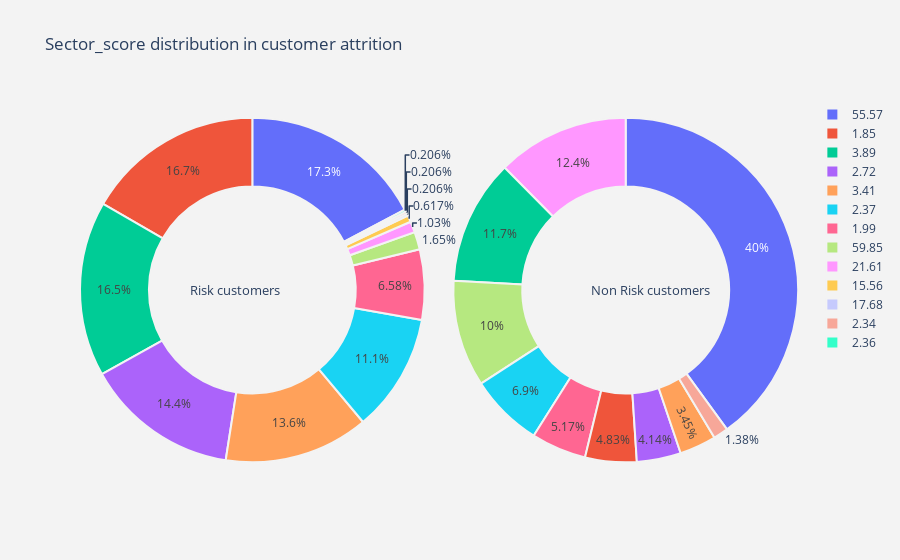
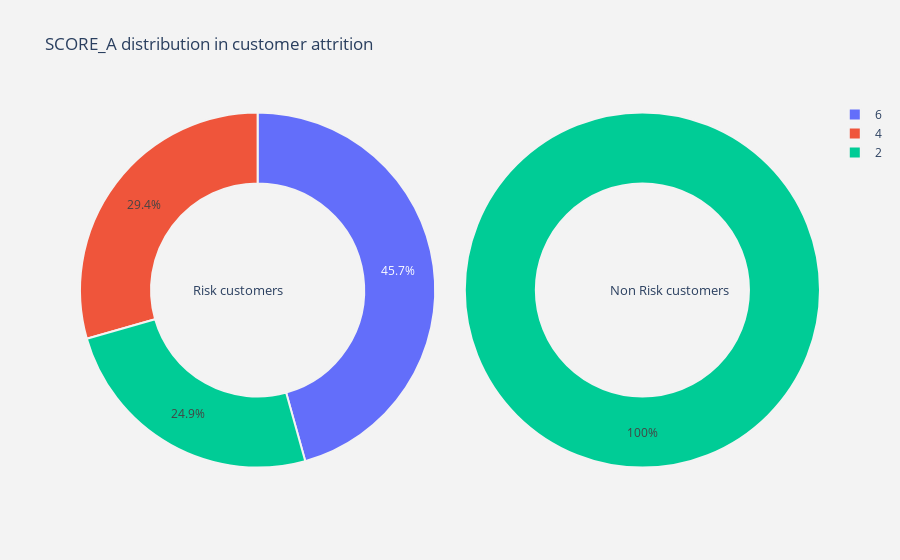
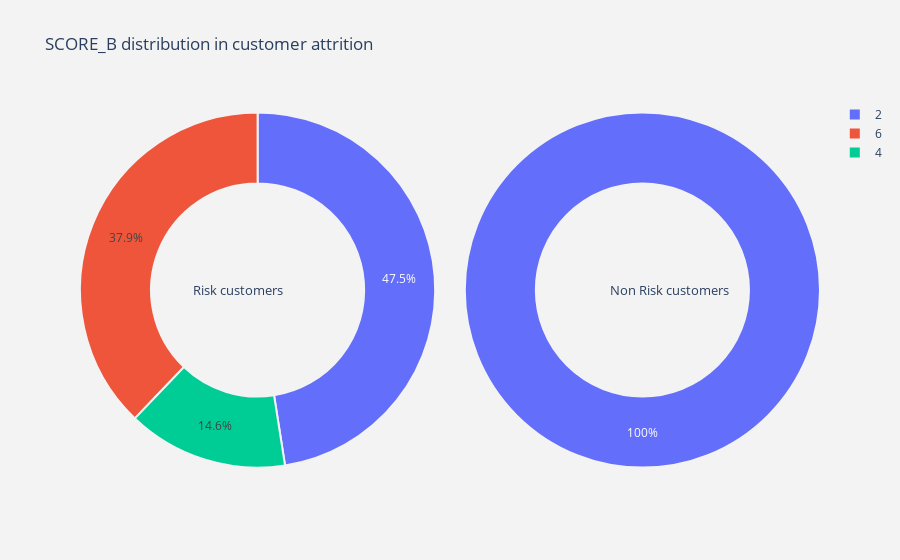
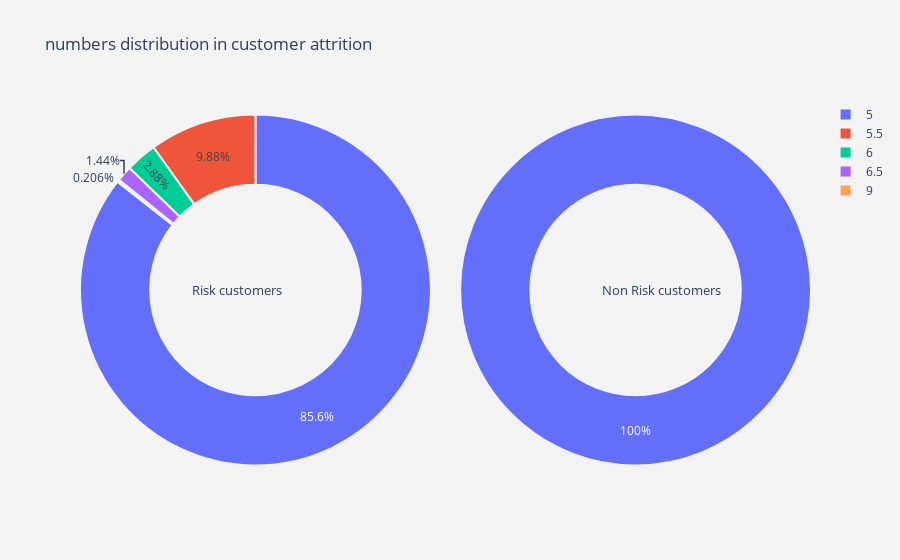

The code cell stored with these charts, in order, in its notebook:
### Code cell
#function  for pie plot for customer attrition types
def plot_pie(column) :
    
    trace1 = go.Pie(values  = churn[column].value_counts().values.tolist(),
                    labels  = churn[column].value_counts().keys().tolist(),
                    hoverinfo = "label+percent+name",
                    domain  = dict(x = [0,.48]),
                    name    = "Risk Customers",
                    marker  = dict(line = dict(width = 2,
                                               color = "rgb(243,243,243)")
                                  ),
                    hole    = .6
                   )
    trace2 = go.Pie(values  = not_churn[column].value_counts().values.tolist(),
                    labels  = not_churn[column].value_counts().keys().tolist(),
                    hoverinfo = "label+percent+name",
                    marker  = dict(line = dict(width = 2,
                                               color = "rgb(243,243,243)")
                                  ),
                    domain  = dict(x = [.52,1]),
                    hole    = .6,
                    name    = "Non Risk customers" 
                   )


    layout = go.Layout(dict(title = column + " distribution in customer attrition ",
                            plot_bgcolor  = "rgb(243,243,243)",
                            paper_bgcolor = "rgb(243,243,243)",
                            annotations = [dict(text = "Risk customers",
                                                font = dict(size = 13),
                                                showarrow = False,
                                                x = .15, y = .5),
                                           dict(text = "Non Risk customers",
                                                font = dict(size = 13),
                                                showarrow = False,
                                                x = .88,y = .5
                                               )
                                          ]
                           )
                      )
    data = [trace1,trace2]
    fig  = go.Figure(data = data,layout = layout)
    py.iplot(fig)

for i in cat_cols :
    plot_pie(i)

### Figure 1 — Plotly figure (JSON) as saved in the notebook; plotly's stock layout.template omitted (floating-point values rounded to 4 significant figures)
{"data": [{"domain": {"x": [0, 0.48]}, "hole": 0.6, "hoverinfo": "label+percent+name", "labels": [55.57, 1.85, 3.89, 2.72, 3.41, 2.37, 1.99, 59.85, 21.61, 15.56, 17.68, 2.34, 2.36], "marker": {"line": {"color": "rgb(243,243,243)", "width": 2}}, "name": "Risk Customers", "type": "pie", "values": [84, 81, 80, 70, 66, 54, 32, 8, 5, 3, 1, 1, 1]}, {"domain": {"x": [0.52, 1]}, "hole": 0.6, "hoverinfo": "label+percent+name", "labels": [55.57, 21.61, 3.89, 59.85, 2.37, 1.99, 1.85, 2.72, 3.41, 2.34], "marker": {"line": {"color": "rgb(243,243,243)", "width": 2}}, "name": "Non Risk customers", "type": "pie", "values": [116, 36, 34, 29, 20, 15, 14, 12, 10, 4]}], "layout": {"annotations": [{"font": {"size": 13}, "showarrow": false, "text": "Risk customers", "x": 0.15, "y": 0.5}, {"font": {"size": 13}, "showarrow": false, "text": "Non Risk customers", "x": 0.88, "y": 0.5}], "paper_bgcolor": "rgb(243,243,243)", "plot_bgcolor": "rgb(243,243,243)", "title": {"text": "Sector_score distribution in customer attrition "}}}

### Figure 2 — Plotly figure (JSON) as saved in the notebook; plotly's stock layout.template omitted (floating-point values rounded to 4 significant figures)
{"data": [{"domain": {"x": [0, 0.48]}, "hole": 0.6, "hoverinfo": "label+percent+name", "labels": [6, 4, 2], "marker": {"line": {"color": "rgb(243,243,243)", "width": 2}}, "name": "Risk Customers", "type": "pie", "values": [222, 143, 121]}, {"domain": {"x": [0.52, 1]}, "hole": 0.6, "hoverinfo": "label+percent+name", "labels": [2], "marker": {"line": {"color": "rgb(243,243,243)", "width": 2}}, "name": "Non Risk customers", "type": "pie", "values": [290]}], "layout": {"annotations": [{"font": {"size": 13}, "showarrow": false, "text": "Risk customers", "x": 0.15, "y": 0.5}, {"font": {"size": 13}, "showarrow": false, "text": "Non Risk customers", "x": 0.88, "y": 0.5}], "paper_bgcolor": "rgb(243,243,243)", "plot_bgcolor": "rgb(243,243,243)", "title": {"text": "SCORE_A distribution in customer attrition "}}}

### Figure 3 — Plotly figure (JSON) as saved in the notebook; plotly's stock layout.template omitted (floating-point values rounded to 4 significant figures)
{"data": [{"domain": {"x": [0, 0.48]}, "hole": 0.6, "hoverinfo": "label+percent+name", "labels": [2, 6, 4], "marker": {"line": {"color": "rgb(243,243,243)", "width": 2}}, "name": "Risk Customers", "type": "pie", "values": [231, 184, 71]}, {"domain": {"x": [0.52, 1]}, "hole": 0.6, "hoverinfo": "label+percent+name", "labels": [2], "marker": {"line": {"color": "rgb(243,243,243)", "width": 2}}, "name": "Non Risk customers", "type": "pie", "values": [290]}], "layout": {"annotations": [{"font": {"size": 13}, "showarrow": false, "text": "Risk customers", "x": 0.15, "y": 0.5}, {"font": {"size": 13}, "showarrow": false, "text": "Non Risk customers", "x": 0.88, "y": 0.5}], "paper_bgcolor": "rgb(243,243,243)", "plot_bgcolor": "rgb(243,243,243)", "title": {"text": "SCORE_B distribution in customer attrition "}}}

### Figure 4 — Plotly figure (JSON) as saved in the notebook; plotly's stock layout.template omitted (floating-point values rounded to 4 significant figures)
{"data": [{"domain": {"x": [0, 0.48]}, "hole": 0.6, "hoverinfo": "label+percent+name", "labels": [5, 5.5, 6, 6.5, 9], "marker": {"line": {"color": "rgb(243,243,243)", "width": 2}}, "name": "Risk Customers", "type": "pie", "values": [416, 48, 14, 7, 1]}, {"domain": {"x": [0.52, 1]}, "hole": 0.6, "hoverinfo": "label+percent+name", "labels": [5], "marker": {"line": {"color": "rgb(243,243,243)", "width": 2}}, "name": "Non Risk customers", "type": "pie", "values": [290]}], "layout": {"annotations": [{"font": {"size": 13}, "showarrow": false, "text": "Risk customers", "x": 0.15, "y": 0.5}, {"font": {"size": 13}, "showarrow": false, "text": "Non Risk customers", "x": 0.88, "y": 0.5}], "paper_bgcolor": "rgb(243,243,243)", "plot_bgcolor": "rgb(243,243,243)", "title": {"text": "numbers distribution in customer attrition "}}}
